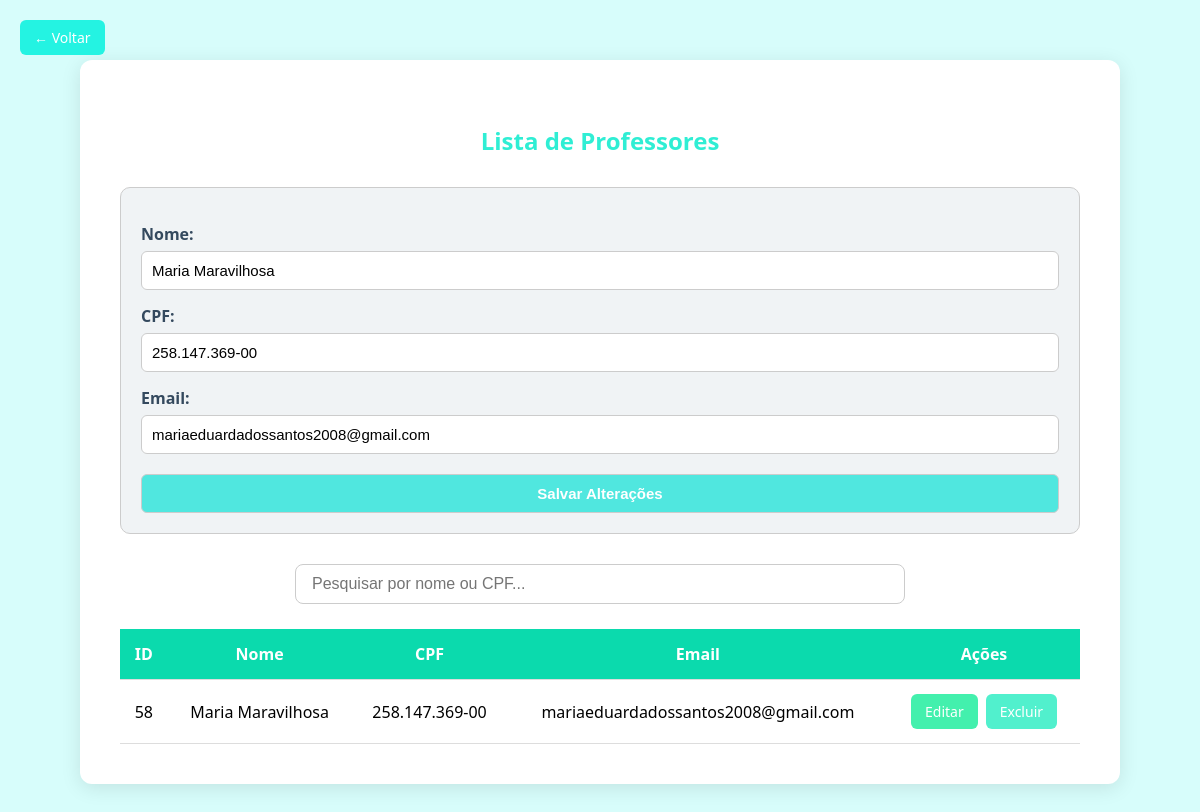
The page /professores/listar_professores.php?editar=58 on the database its author committed.
### tables this page shows
CREATE TABLE `professores` (
  `id` int(11) NOT NULL,
  `nome` varchar(40) NOT NULL,
  `cpf` varchar(11) NOT NULL,
  `senha` varchar(255) NOT NULL,
  `email` varchar(100) NOT NULL
);

### professores/listar_professores.php (the view, shortened to what this page needs)
<?php
require '../db.php';
$editando = false;
$professorEditado = null;
if (isset($_GET['editar'])) {
    $editando = true;
    $id = $_GET['editar'];
    $stmt = $pdo->prepare("SELECT * FROM professores WHERE id = ?");
    $stmt->execute([$id]);
    $professorEditado = $stmt->fetch(PDO::FETCH_ASSOC);
}
$sql = "SELECT * FROM professores";
$stmt = $pdo->prepare($sql);
$stmt->execute();
$professores = $stmt->fetchAll(PDO::FETCH_ASSOC);
function formatCPF($cpf) {
    if (strlen($cpf) === 11) {
        return preg_replace("/(\d{3})(\d{3})(\d{3})(\d{2})/", "$1.$2.$3-$4", $cpf);
    }
    return $cpf;
}
?>
<!DOCTYPE html>
<html lang="pt-br">
<head>
</head>
<body>
<div class="container">
    <h3>Lista de Professores</h3>
    <?php if ($editando && $professorEditado): ?>
    <form method="post" class="form-edicao">
        <label>Nome:</label>
        <input type="text" name="nome" value="<?= htmlspecialchars($professorEditado['nome']); ?>" required>
        <label>CPF:</label>
        <input
            type="text"
            name="cpf"
            id="cpfInput"
            value="<?= htmlspecialchars(formatCPF($professorEditado['cpf'])); ?>"
            maxlength="14"
            required
            placeholder="000.000.000-00"
            autocomplete="off"
        >
        <label>Email:</label>
        <input type="email" name="email" value="<?= htmlspecialchars($professorEditado['email']); ?>" required>
        <button type="submit" name="atualizar">Salvar Alterações</button>
    </form>
    <?php endif; ?>
    <div class="search-box">
        <input type="text" id="searchInput" placeholder="Pesquisar por nome ou CPF...">
    </div>
    <table id="professoresTable">
        <thead>
            <tr>
                <th>ID</th>
                <th>Nome</th>
                <th>CPF</th>
                <th>Email</th>
                <th>Ações</th>
            </tr>
        </thead>
        <tbody>
            <?php if ($professores): ?>
                <?php foreach ($professores as $professor): ?>
                    <tr>
                        <td><?= $professor['id']; ?></td>
                        <td><?= htmlspecialchars($professor['nome']); ?></td>
                        <td><?= htmlspecialchars(formatCPF($professor['cpf'])); ?></td>
                        <td><?= htmlspecialchars($professor['email']); ?></td>
                        <td>
                            <div style="display: flex; justify-content: center; gap: 8px;">
                                <a class="btn btn-editar" href="?editar=<?= $professor['id']; ?>">Editar</a>
                                <a class="btn btn-excluir" href="?excluir=<?= $professor['id']; ?>" onclick="return confirm('Tem certeza que deseja excluir este professor?');">Excluir</a>
                            </div>
                        </td>
                    </tr>
                <?php endforeach; ?>
            <?php else: ?>
                <tr><td colspan="5" class="no-data">Nenhum professor encontrado.</td></tr>
            <?php endif; ?>
        </tbody>
    </table>
    <a href="../listas.php" class="btn btn-voltar">← Voltar</a>
</div>
</body>
</html>

### professores/listar_professores.php (style rules this page uses)
body { background-color:rgb(215, 253, 251); font-family: 'Segoe UI', sans-serif; margin: 0; padding: 0; }
.container { max-width: 960px; margin: 60px auto; background: #ffffff; padding: 40px; border-radius: 12px; box-shadow: 0 4px 20px rgba(0,0,0,0.1); }
h3 { text-align: center; color:rgb(47, 238, 212); font-size: 24px; margin-bottom: 30px; }
.search-box { margin-bottom: 25px; text-align: center; }
#searchInput { width: 60%; padding: 10px 16px; border: 1px solid #ccc; border-radius: 8px; font-size: 16px; }
table { width: 100%; border-collapse: collapse; margin-top: 10px; }
table th, table td { padding: 14px 12px; border-bottom: 1px solid #ddd; text-align: center; }
table th { background-color:rgb(11, 218, 173); color: #fff; }
.btn { padding: 8px 14px; border-radius: 6px; font-size: 14px; font-weight: 500; text-decoration: none; color: #fff; transition: background-color 0.2s ease; cursor: pointer; border: none; }
.btn-editar { background-color:rgb(67, 240, 173); }
.btn-excluir { background-color:rgb(81, 240, 205); }
.btn-voltar { position: absolute; top: 20px; left: 20px; background-color:rgb(36, 243, 226); }
.form-edicao { margin-bottom: 30px; padding: 20px; background-color: #f0f3f5; border: 1px solid #ccc; border-radius: 10px; }
.form-edicao label { display: block; margin-top: 15px; font-weight: 600; color: #34495e; }
.form-edicao input, .form-edicao button { width: 100%; padding: 10px; margin-top: 6px; font-size: 15px; border: 1px solid #ccc; border-radius: 6px; box-sizing: border-box; }
.form-edicao button { background-color:rgb(80, 231, 223); color: white; font-weight: bold; cursor: pointer; margin-top: 20px; transition: background-color 0.3s ease; }

### rows shown on the page
professores: nome "Maria Maravilhosa", cpf "258.147.369-00", email "mariaeduardadossantos2008@gmail.com", id "58"
